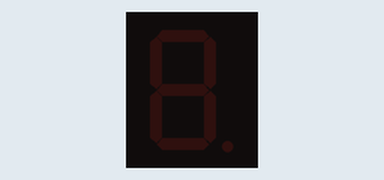
Simulated run of this program. Board: Arduino Uno, built with avr-gcc and run on an emulated ATmega328P. Shown: 1-digit seven-segment display.

Above: at 0.1 s.
At 5.6 s:
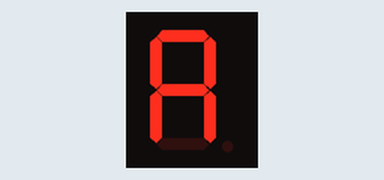
At 6.6 s:
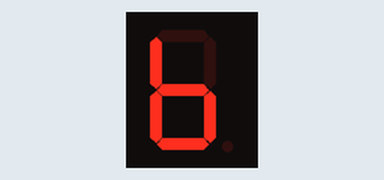
At 7.1 s:
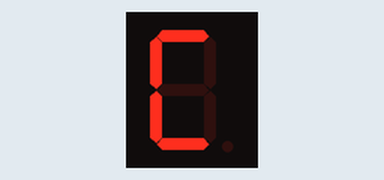
At 7.6 s:
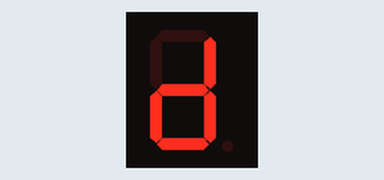
At 8.6 s:
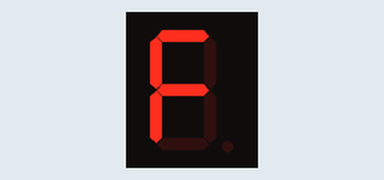

The program:

main.cpp
```cpp
#include <Arduino.h>
#include <SevSeg.h>
/*
countdown timer on a single digit 7 segment display.
for information on how to connect the PINS, refer the image attached here
Use 220 to 330 Ohn resistor for each segment.
*/
SevSeg sevseg;//create object
byte num_digits = 1; // num of digits in display
byte digit_pins[] = {};// not used with single digit display
byte segment_pins[] = {6,5,2,3,4,7,8,9}; // in order of A,B,C,D,E,F,G, decimal
bool resistors_on_segments = true;
byte hardware_config = COMMON_CATHODE;
void setup() {
sevseg.begin(hardware_config, num_digits, digit_pins, segment_pins, resistors_on_segments);
sevseg.setBrightness(90);
}
void loop() {
  //countdown
for(int i=0;  i < 10; i++){
sevseg.setNumber(i);
delay(500);
sevseg.refreshDisplay();
}
// display letters A to F (hexadecimal chars)
sevseg.setChars("A");
 delay(500);
sevseg.refreshDisplay();
 delay(500);
sevseg.setChars("B");
 delay(500);
sevseg.refreshDisplay();
sevseg.setChars("C");
 delay(500);
sevseg.refreshDisplay();
sevseg.setChars("D");
 delay(500);
sevseg.refreshDisplay();
sevseg.setChars("E");
 delay(500);
sevseg.refreshDisplay();
sevseg.setChars("F");
 delay(500);
 sevseg.refreshDisplay();
}
```

Measured:
- by itself, everything shown: repeats every 8.5 s, in 16 steps
- what the display in image 1 shows lasts 1.0 s, from 5.5 s to 6.5 s
- what the display in image 2 shows lasts 0.5 s, from 6.5 s to 7.0 s
